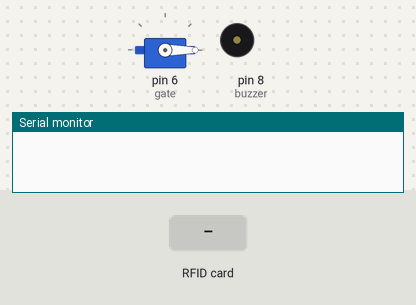
Simulated run of this sketch. Board: Arduino Uno, built with avr-gcc and run on an emulated ATmega328P. On the bench: servo, buzzer (waves = sounding, pin HIGH), the last lines printed to the serial monitor. Inputs (shaded band) come from the test bench. Pins used as bus, display or sensor lines are not drawn.

Above: at 1.2 s.
1.3 s: RFID card 5E 7A 19 C4 held to the reader
At 2.4 s:
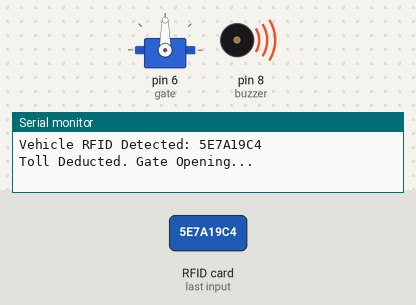
Timing chart, 0 to 5.8 s (numbered marks = the images above; inputs shaded):
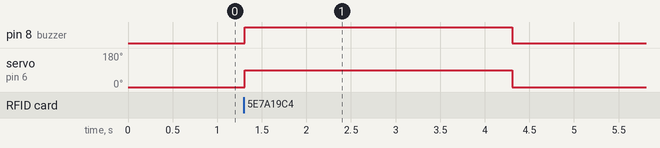

The sketch:

SmartToll_Collection_System.ino
```cpp
#include <SPI.h>
#include <MFRC522.h>
#include <Servo.h>

#define SS_PIN 10
#define RST_PIN 9

MFRC522 rfid(SS_PIN, RST_PIN);
Servo gate;

int buzzer = 8;

void setup() {
  SPI.begin();
  rfid.PCD_Init();
  gate.attach(6);
  pinMode(buzzer, OUTPUT);
  Serial.begin(9600);

  gate.write(0); // Gate closed
}

void loop() {
  if (!rfid.PICC_IsNewCardPresent()) return;
  if (!rfid.PICC_ReadCardSerial()) return;

  Serial.print("Vehicle RFID Detected: ");
  for (byte i = 0; i < rfid.uid.size; i++) {
    Serial.print(rfid.uid.uidByte[i], HEX);
  }
  Serial.println();

  Serial.println("Toll Deducted. Gate Opening...");
  digitalWrite(buzzer, HIGH);
  gate.write(90);  // Open gate
  delay(3000);

  gate.write(0);   // Close gate
  digitalWrite(buzzer, LOW);

  rfid.PICC_HaltA();
}
```

Measured:
- after the input at 1.3 s, pin 8 (buzzer): LOW → HIGH at once, → LOW 3.0 s later; servo on pin 6 (gate): 0° → 90° at once, → 0° 3.0 s later
